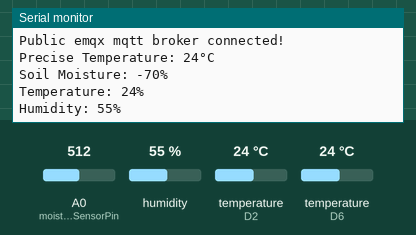
A sketch run on a simulated ESP8266 (NodeMCU). On the bench: the last lines printed to the serial monitor. The inputs (shaded band) are chosen by the test bench; at power-on: humidity 55 %, temperature (sensors on D2, D6) 24 °C, A0 (moistureSensorPin) = 512. WiFi joins after 1.5 s; servers stay silent unless stated; no MQTT or app messages arrive unless stated.

Above: at 2.7 s.
2.8 s: humidity set to 22 %
11.4 s: temperature (sensor on D2) set to 12 °C
At 14.6 s:
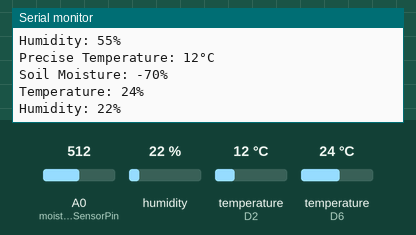
20.0 s: A0 (moistureSensorPin) set to 716
At 25.0 s:
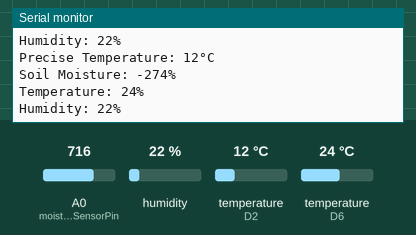
28.6 s: temperature (sensor on D6) set to 12 °C
At 35.3 s:
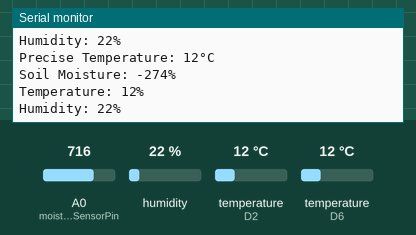
37.2 s: temperature (sensor on D2) set to 19 °C
45.8 s: A0 (moistureSensorPin) set to 992
Timing chart, 0 to 48.8 s (numbered marks = the images above; inputs shaded):
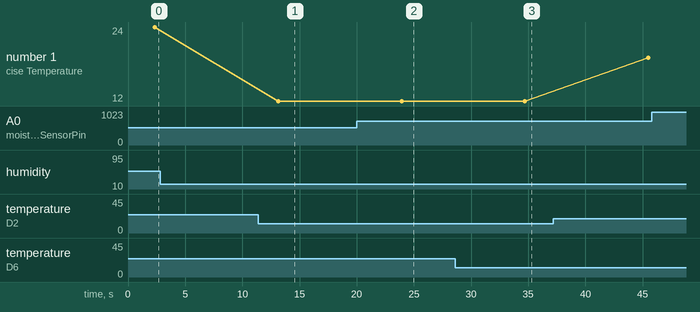

Measured:
- after the input at 11.4 s, the serial monitor: prints a new line after 1.7 s (image 1)
- after the input at 20.0 s, the serial monitor: prints a new line after 3.9 s (image 2)
- after the input at 28.6 s, the serial monitor: prints a new line after 6.1 s (image 3)
- plotted number 1: 24 → 12 after the input at 11.4 s, 12 → 19 after the input at 37.2 s

The sketch:

temp_moist_pump.ino
```cpp
#include <OneWire.h>
#include <DallasTemperature.h>
#include <ESP8266WiFi.h>
#include <PubSubClient.h>
#include <Adafruit_Sensor.h>
#include <DHT.h>
#include <ArduinoJson.h>

// 1. WI-FI
// Wi-Fi config
const char *ssid = "";
const char *password = "";
WiFiClient espClient;
PubSubClient client(espClient);

// 2. MQTT
// Broker
const char *mqtt_broker = "192.168.4.54";
const char *mqtt_username = "";
const char *mqtt_password = "";
const int mqtt_port = 1883;

// Topics
// DS18B20
const char *temperaturePreciseTopic = "casa/temperatura-precisa";
// DHT-11 Temperature
const char *temperatureTopic = "casa/temperatura";
// DHT-11 Ambient Humidity
const char *humidityTopic = "casa/humedad-ambiente";
// Moisture sensor
const char *moistureTopic = "casa/humedad-suelo";

// 4. SENSORS
// GPIO where the DS18B20 is connected to
const int oneWireBus = 4;

// Digital pin connected to the DHT sensor
const int dhtPin = D6;

// Analog sensor pin connected to Soil moisture sensor
const int moistureSensorPin = A0;

// Setup a oneWire instance to communicate with any DS18B20
OneWire oneWire(oneWireBus);
// Pass our oneWire reference to DS18B20
DallasTemperature ds18b20(&oneWire);

// Setup DHT-11
const uint8_t dhtType = DHT11;
DHT dht(dhtPin, dhtType);

// 4. SERIAL CONSOLE
const int serialBaud = 115200;

// 5. JSON data
StaticJsonDocument<256> docTemperaturePrecise;
StaticJsonDocument<256> docMoisture;
StaticJsonDocument<256> docTemperature;
StaticJsonDocument<256> docHumidity;


// Runs once
void setup() {

  // Wi-Fi
  connectWifi();

  // MQTT
  connectMqtt();

  // Serial Monitor
  Serial.begin(serialBaud);

  // DS18B20 sensor
  ds18b20.begin();

  // DHT-11 sensor
  dht.begin();
}


// Runs
void loop() {
  readTemperaturePrecise();
  readMoisture();
  readTemperature();
  readHumidity();

  // Wait before new readings
  delay(10000);
}

void connectWifi() {
  WiFi.begin(ssid, password);
  while (WiFi.status() != WL_CONNECTED) {
      delay(500);
      Serial.println("Connecting to WiFi...");
  }
  Serial.println("Connected to the WiFi network!");
}

void connectMqtt() {
  client.setServer(mqtt_broker, mqtt_port);
  client.setCallback(callback);
  while (!client.connected()) {
      String client_id = "node-mcu-client-";
      client_id += String(WiFi.macAddress());
      Serial.printf("The client %s connects to the public mqtt broker\n", client_id.c_str());
      if (client.connect(client_id.c_str(), mqtt_username, mqtt_password)) {
          Serial.println("Public emqx mqtt broker connected!");
      } else {
          Serial.print("Failed with state ");
          Serial.print(client.state());
          delay(2000);
      }
  }
}

void callback(char *topic, byte *payload, unsigned int length) {
  Serial.print("Message arrived in topic: ");
  Serial.println(topic);
  Serial.print("Message:");
  for (unsigned int i = 0; i < length; i++) {
      Serial.print((char) payload[i]);
  }
  Serial.println();
  Serial.println("-----------------------");
}

// DS18B20
void readTemperaturePrecise() {

  // Read temperature
  ds18b20.requestTemperatures();
  float temperatureC = ds18b20.getTempCByIndex(0);

  // Set JSON document
  docTemperaturePrecise["sensor"] = "DS18B20";
  docTemperaturePrecise["value"] = temperatureC;

  // Serialize JSON, save in outTempJSON variable
  char outTempJSON[128];
  serializeJson(docTemperaturePrecise, outTempJSON);

  // Send JSON to MQTT server
  client.publish(temperaturePreciseTopic, outTempJSON);
  client.subscribe(temperaturePreciseTopic);

  // Print sensor reading to seial console
  printSerial("Precise Temperature: ", temperatureC, "°C");
}

// DHT-11
void readTemperature() {

  // Read temperature
  float temperature = dht.readTemperature();

  // Set JSON document
  docTemperature["sensor"] = "DHT-11";
  docTemperature["value"] = temperature;

  // Serialize JSON, save in outMoistJSON variable
  char outTempJSON[128];
  serializeJson(docTemperature, outTempJSON);

  // Send JSON to MQTT server
  client.publish(temperatureTopic, outTempJSON);
  client.subscribe(temperatureTopic);

  // Print sensor reading to seial console
  printSerial("Temperature: ", temperature, "%");

}

// DHT-11
void readHumidity() {

  // Read ambient humidity
  float humidity = dht.readHumidity();

  // Set JSON document
  docHumidity["sensor"] = "DHT-11";
  docHumidity["value"] = humidity;

  // Serialize JSON, save in outMoistJSON variable
  char outHumJSON[128];
  serializeJson(docHumidity, outHumJSON);

  // Send JSON to MQTT server
  client.publish(humidityTopic, outHumJSON);
  client.subscribe(humidityTopic);

  // Print sensor reading to seial console
  printSerial("Humidity: ", humidity, "%");
}

// Soil moisture sensor
void readMoisture() {

  // Read soil moisture
  // float moisturePercentage = ( 100.00 - ( (analogRead(moistureSensorPin)/1023.00) * 100.00 ) );
  float moisturePercentage = 442.00 - analogRead(moistureSensorPin);

  // Set JSON document
  docMoisture["sensor"] = "MoistureSensor";
  docMoisture["value"] = moisturePercentage;

  // Serialize JSON, save in outMoistJSON variable
  char outMoistJSON[128];
  serializeJson(docMoisture, outMoistJSON);

  // Send JSON to MQTT server
  client.publish(moistureTopic, outMoistJSON);
  client.subscribe(moistureTopic);

  // Print sensor reading to seial console
  printSerial("Soil Moisture: ", moisturePercentage, "%");

}

void printSerial(char* textStart, int value, char* textEnd) {
  Serial.print(textStart);
  Serial.print(value);
  Serial.println(textEnd);
}
```
